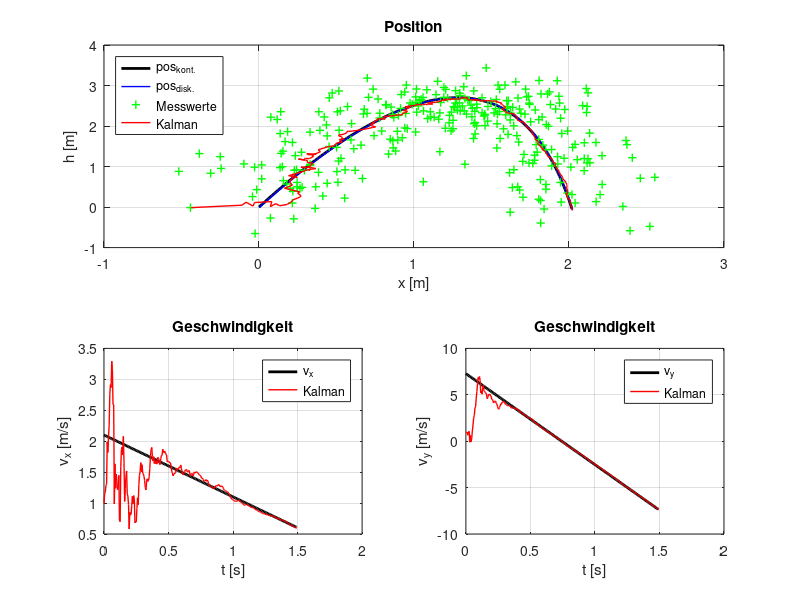

MATLAB code for this plot:
%% Beispiel für das Kalman-Filter im vierdimensionalen Fall
% In diesem Beispiel sind die Eingangswerte des Filters bekannt und
% werden nicht als Systemzustand modelliert. Kalman-Filter und 
% Systemmodell verwenden identische Matrizen A und B.

clc; home; close all;

% Zeitvektor
dt = 0.01;           % Abtastzeit in [s]
Tend = 1.5;          % Endzeit in [s]
t = 0:dt:Tend-dt;    % Zeitvektor [s]
N = length(t);
  
%% Durchführung der Simulation

% Systemparameter
ax = -1;            % Beschleunigung in x-Richtung [m/s^2]
vx0 = 2.1;          % Startgeschwindigkeit in x-Richtung [m/s]

ay = -9.81;         % Beschleunigung in y-Richtung [m/s^2]
vy0 = 7.28;         % Startgeschwindigkeit in y-Richtung [m/s]

px0 = 0;            % Startposition in x-Richtung [m]
py0 = 0;            % Startposition in y-Richtung [m]

% Initialer Zustandsvektor
x0 = [px0;           % Initiale x-Position
     py0;           % Initiale y-Position
     vx0;           % Initiale x-Geschwindigkeit
     vy0];          % Initiale y-Geschwindigkeit
 
% Zeitkontinuierliche Systemübergangsmatrix
A = [0, 0, dt,  0;    % Geschwindigkeit in x-Richtung
     0, 0,  0, dt;    % Geschwindigkeit in y-Richtung
     0, 0,  0,  0;    % Beschleunigung in x-Richtung
     0, 0,  0,  0];   % Beschleunigung in y-Richtung
    
% Zeitkontinuierliche Eingangsmatrix
B = [0.5*dt^2,        0;    % Einfluss von Eingangswert auf x-Geschwindigkeit
            0, 0.5*dt^2;    % Einfluss von Eingangswert auf y-Geschwindigkeit
           dt,        0;    % Einfluss von Eingangswert auf x-Beschleunigung
            0,      dt];    % Einfluss von Eingangswert auf y-Beschleunigung

% Ausgangsmatrix
C = [1, 0, 0, 0;    % Ausgang ist Identität des Zustandes
     0, 1, 0, 0;
     0, 0, 1, 0;
     0, 0, 0, 1];
 
% Durchgriffsmatrix
D = [0, 0;          % Einfluss von Eingangswert auf x-Position
     0, 0;          % Einfluss von Eingangswert auf y-Position
     0, 0;          % Einfluss von Eingangswert auf x-Geschwindigkeit
     0, 0];         % Einfluss von Eingangswert auf y-Geschwindigkeit
 
% Eingangsvektor (konstant)
u = [ax;            % Beschleunigung in x-Richtung
     ay];           % Beschleunigung in y-Richtung

% Ergebnisvektor
x_results = zeros(length(x0), length(t));

% Zustandsvektor initialisieren
x = x0;

for i=1:N
    % Simulationszeit ermitteln
    time = t(i);
    
    % Folgezustand ermitteln (Differential)
    dx = A*x + B*u;
    
    % Ausgang berechnen
    y = C*x + D*u;
    
    % "Integration" des Zustandes
    x = x + dx;

    % Vektor sichern
    x_results(:,i) = y;
end

%% Diskretisierung des zeitkontinuierlichen Systems

% Zeitvektor
ddt = 0.005;           % Abtastzeit in [s]
dt = 0:ddt:Tend-ddt;    % Zeitvektor [s]
dN = length(dt);

% Diskretisierung der Zustandsübergangsmatrix
Ad = [1, 0, ddt,   0;     % x = x0 + vx*dt + ...
      0, 1,   0, ddt;     % y = y0 + vy*dt + ...
      0, 0,   1,   0;     % vx = vx0
      0, 0,   0,   1];    % vy = vy0

% Diskretisierung der Eingangsmatrix
Bd = [0.5*ddt^2,         0;     % x = ... + 0.5*ax*dt^2
              0, 0.5*ddt^2;     % y = ... + 0.5*ay*dt^2
            ddt,         0;     % vx = ... ax*dt
              0,       ddt];    % vy = ... ay*dt
  
% Ergebnisvektor
dx_results = zeros(length(x0), length(dt));

% Zustandsvektor initialisieren
x = x0;

for i=1:dN
    % Simulationszeit ermitteln
    time = dt(i);
    
    % Folgezustand ermitteln (Differential)
    x_next = Ad*x + Bd*u;
    
    % Ausgang berechnen
    y = C*x + D*u;
    
    % "Integration" des Zustandes
    x = x_next;

    % Vektor sichern
    dx_results(:,i) = y;
end         
         
%% Approximation durch das Kalman-Filter

% Es wird definiert, dass nur die Position in x- und y-Richtung gemessen
% werden kann, nicht jedoch Geschwindigkeit oder Beschleunigung.

% Messrauschen erzeugen
vmess = 0.1;                       % Varianz in x/y-Richtung [m]
v = sqrt(vmess)*randn(2, dN);       % Messrauschen [m]

% Virtueller Messwertvektor
messungen = dx_results(1:2, :) + v;

% Messübergangsmatrix
H = [1, 0, 0, 0;            % Übergang von Zustandsvektor in x-Messung
     0, 1, 0, 0];           % Übergang von Zustandsvektor in y-Messung
 
% Messunsicherheit / Messkovarianzmatrix
R = [vmess, 0;
         0, vmess];

% Unsicherheit der Eingänge (Kovarianz des Prozessrauschens)
Q = [10E-5, 0;
     0, 10E-5];
     
% Konvergenzfaktor
lambda = 0.999;

% Initialisierung der Zustandsschätzung
x = [0;                     % Position in x-Richtung [m]
     0;                     % Position in y-Richtung [m]
     1;                     % Geschwindigkeit in x-Richtung [m/s]
     1];                    % Geschwindigkeit in y-Richtung [m/2]
 
% Initialisierung der Systemkovarianzen
P = [10, 0, 0, 0;
     0, 10, 0, 0;
     0, 0, 10, 0;
     0, 0, 0, 10];

% Identitätsmatrix
I = eye(size(P));
  
% Ergebnisvektor
kx_results = zeros(length(x), length(dt));
kx_results(:, 1) = x;
 
% Schleife beginnt mit einer a-priori-Schätzung,
% da der Initialzustand bereits eine a-posteriori-Schätzung ist.
x_pos = x;
P_pos = P;
clearvars x P A B D N;

% Iterieren
for i=1:dN        
    % Prädiktion des Systemzustandes
    x_pri = Ad*x_pos + Bd*u;
    
    % Prädiktion der Systemkovarianz
    P_pri = Ad*P_pos*Ad' * 1/(lambda^2) + Bd*Q*Bd';

    % Messung beziehen
    z = messungen(:, i);

    % Ermittlung von Innovation und Residualkovarianz
    w = z - H*x_pri;
    S = H*P_pri*H' + R;

    % Ermittlung des Kalman-Gains
    K = P_pri * H' / S;

    % Korrektur der Schätzung mittels Messwert
    x_pos = x_pri + K*w;

    % Korrektur der Kovarianzmatrix mittels Messwert
    % "Joseph-Form", insbesondere, wenn Kalman-Gain nicht optimal
    IKH = I-K*H;
    P_pos = IKH*P_pri*IKH' + K*R*K';

    % Vektor sichern
    kx_results(:,i) = x_pos;
end
     
%% Darstellung der Ergebnisse der Simulation
figure('Name', 'Kalman-Simulation: Ballistische Kurve', 'NumberTitle', 'Off');

% Plot der Position
subplot(2,2,1:2);
plot(x_results(1,:), x_results(2, :), 'k', 'LineWidth', 2);
title('Position');
xlabel('x [m]');
ylabel('h [m]');
grid on;
hold on;
stairs(dx_results(1,:), dx_results(2, :), 'b', 'LineWidth', 1);
plot(messungen(1,:), messungen(2, :), 'g+', 'LineWidth', 1);
plot(kx_results(1,:), kx_results(2, :), 'r-', 'LineWidth', 1);
legend('pos_{kont.}', 'pos_{disk.}', 'Messwerte', 'Kalman', 'Location', 'NorthWest');

% Plot der x-Geschwindigkeit
subplot(2,2,3);
plot(t, x_results(3, :), 'k', 'LineWidth', 2);
title('Geschwindigkeit');
xlabel('t [s]');
ylabel('v_x [m/s]');
grid on;
hold on;
plot(dt, kx_results(3, :), 'r-', 'LineWidth', 1);
legend('v_{x}', 'Kalman', 'Location', 'Northeast');

% Plot der y-Geschwindigkeit
subplot(2,2,4);
plot(t, x_results(4, :), 'k', 'LineWidth', 2);
title('Geschwindigkeit');
xlabel('t [s]');
ylabel('v_y [m/s]');
grid on;
hold on;
plot(dt, kx_results(4, :), 'r-', 'LineWidth', 1);
legend('v_{y}', 'Kalman', 'Location', 'Northeast');